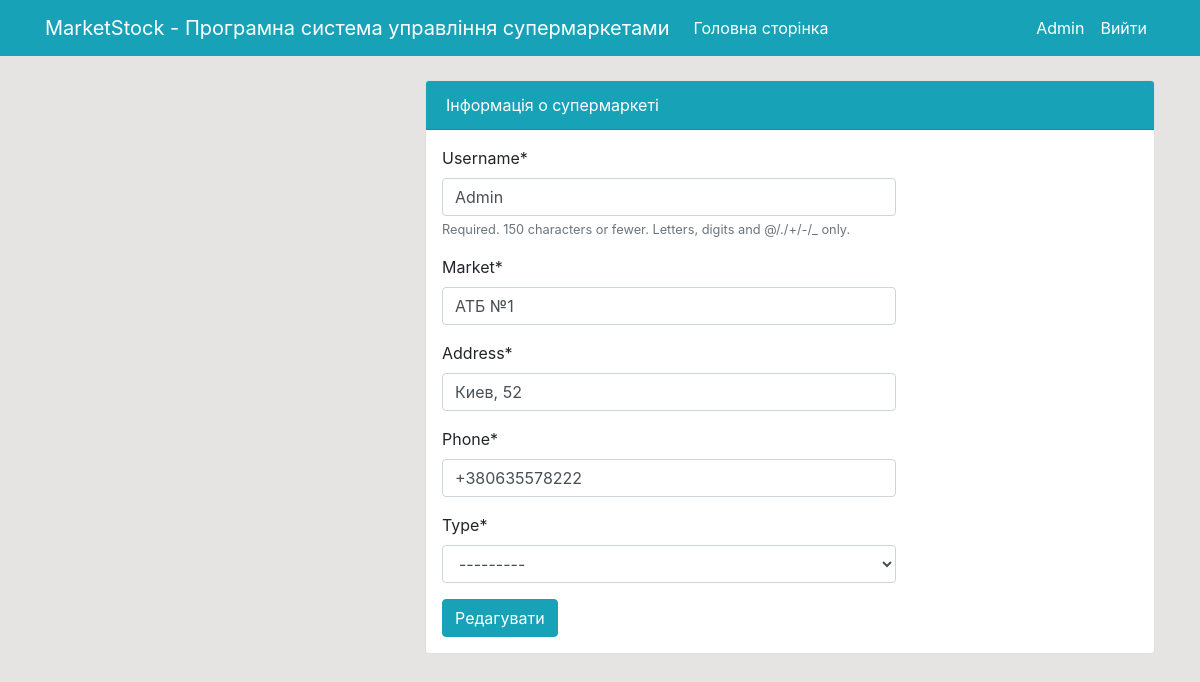
The app's page /profileupd/ (signed in) with its own data.
### market/models.py (models this page shows, shortened)
class Profile(models.Model):
    administrator = models.OneToOneField(User, on_delete=models.CASCADE, null=True)
    market = models.CharField(max_length=200, null=True)
    address = models.CharField(max_length=200, null=True)
    phone = models.CharField(max_length=50, null=True)
    type = models.CharField(max_length=20, choices=TYPE, null=True)

### market/views.py (the view)
# urls.py: path('profileupd/', market.views.profile_update, name='Изменить профиль')
@login_required(login_url='Вход')
def profile_update(request):
    if request.method == 'POST':
        u_form = MarketUpdateForm(request.POST, instance=request.user)
        p_form = ProfileUpdateForm(
            request.POST, request.FILES, instance=request.user.profile)
        if u_form.is_valid() and p_form.is_valid():
            u_form.save()
            p_form.save()
            return redirect('Профиль')
    else:
        u_form = MarketUpdateForm(instance=request.user)
        p_form = ProfileUpdateForm(instance=request.user.profile)
    context = {
        'u_form': u_form,
        'p_form': p_form,
    }
    return render(request, 'market/profile_update.html', context)

### market/forms.py
class MarketUpdateForm(forms.ModelForm):
    class Meta:
        model = User
        fields = ['username']

class ProfileUpdateForm(forms.ModelForm):
    class Meta:
        model = Profile
        fields = ['market', 'address', 'phone', 'type']

### templates/market/profile_update.html (shortened to what this page needs)
{% extends 'partials/base.html' %}
{% load crispy_forms_tags %}
{% block content %}
<div class="row my-4">
    <div class="col-md-4"></div>
    <div class="col-md-8">
        <div class="card">
            <div class="card-header bg-info text-white">
                Інформація о супермаркеті
            </div>
            <div class="row p-3">
                <div class="col-md-8">
                    <form method="POST" enctype="multipart/form-data">
                        {{ u_form|crispy }}
                        {{ p_form|crispy }}
                        <input class="btn btn-info" type="submit" value="Редагувати">
                    </form>
                </div>
            </div>
        </div>
    </div>
</div>
{% endblock %}

### templates/partials/nav.html (shortened to what this page needs)
    <nav class="navbar navbar-expand-lg navbar-info bg-info">
        {% if user.is_authenticated %}
        <div class="container">
            <a class="navbar-brand text-white" href="{% url 'Главная страница' %}">MarketStock - Програмна система управління супермаркетами</a>
            <div class="collapse navbar-collapse" id="navbarSupportedContent">
                <ul class="navbar-nav mr-auto">
                    <li class="nav-item active">
                        <a class="nav-link text-white" href="{% url 'Главная страница' %}">Головна сторінка </a>
                    </li>
                </ul>
                <ul class="navbar-nav ml-auto">
                    <li class="nav-item active">
                        <a class="nav-link text-white" href="{% url 'Профиль' %}">{{ user.username }} </a>
                    </li>
                    <li class="nav-item">
                        <a class="nav-link text-white" href="{% url 'Выход' %}">Вийти</a>
                    </li>
                </ul>
                {% endif %}
            </div>
        </div>
    </nav>

### static/style.css (style rules this page uses)
body { background: rgb(230, 227, 227); }

### records on screen
Profile: market "АТБ №1", address "Киев, 52", phone "+380635578222", type "---------"

### other values on screen
{{ user.username }} "Admin"
